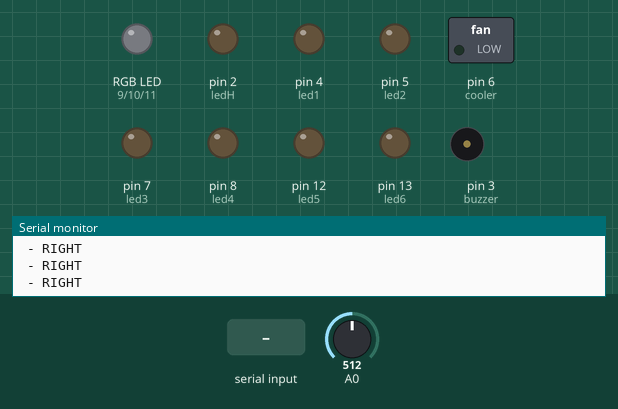
Simulated run of this sketch. Board: Arduino Mega 2560, built with avr-gcc and run on an emulated ATmega2560. Shown: switched loads named in the sketch (green lamp = pin HIGH), an RGB LED mixed from three pins (HIGH = lit), output pins drawn as LEDs (lit = HIGH), buzzer (waves = sounding), the last lines printed to the serial monitor. Dashed ring = blinking. The test bench sets the inputs (shaded band); at power-on: A0 = 512. Dim RGB values are drawn brighter than linear.

Above: at 1.2 s.
1.3 s: A0 set to 588
2.8 s: A0 set to 612
At 5.5 s:
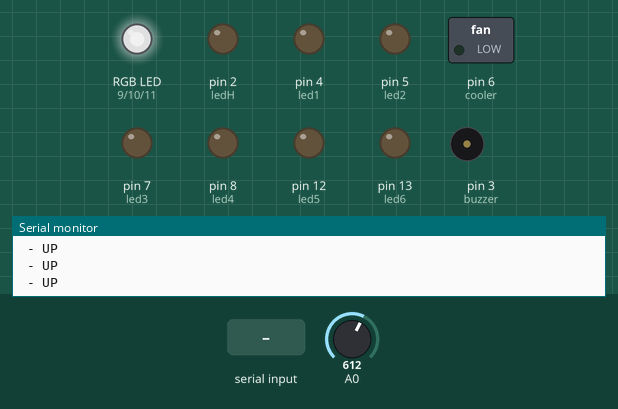
5.8 s: "hlp" received over the second serial link
At 7.3 s:
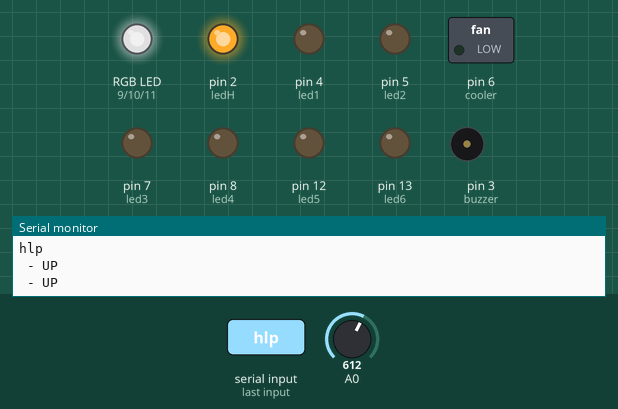
8.8 s: A0 set to 410
11.8 s: A0 set to 385
At 12.4 s:
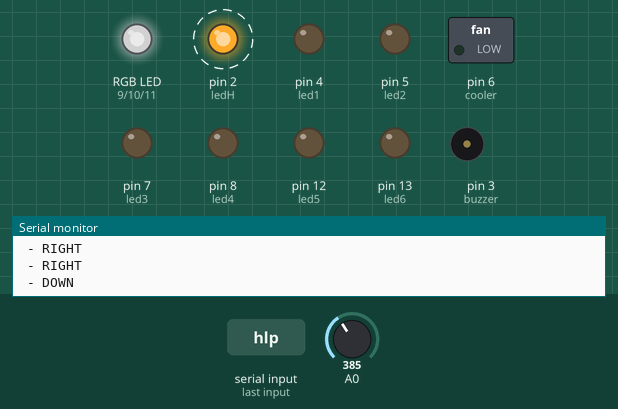
14.8 s: "blu" received over the second serial link
At 15.4 s:
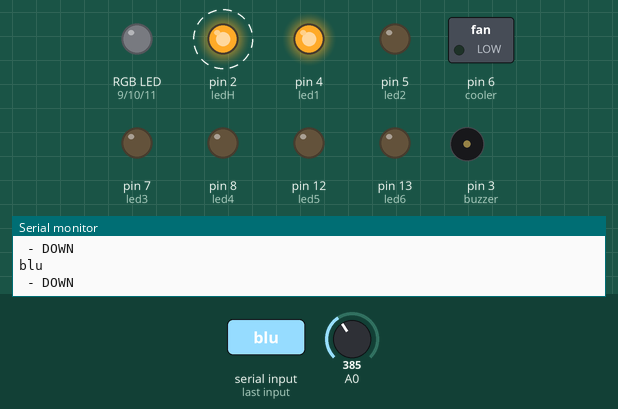
Timing chart, 0 to 18.8 s (numbered marks = the images above; inputs shaded):
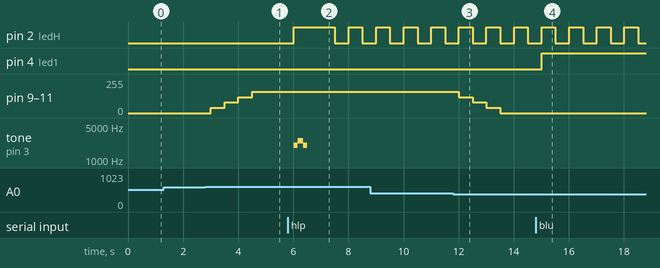

The sketch:

arduino-code.ino
```cpp
#include <Timer.h>

Timer t;

String comando = "";
int brilho = 0;
int leds = 0;

//Define estados iniciais
boolean status7 = false;
boolean status8 = false;

//Define os leds
int ledR = 9;
int ledG = 10;
int ledB = 11;
int cooler = 6;

int ledH = 2;
int buzzer = 3;

int led1 = 4;
int led2 = 5;
int led3 = 7;
int led4 = 8;
int led5 = 12;
int led6 = 13;

void setup()
{
  //Inicia a serial
  Serial.begin(115200);
  Serial1.begin(38400);

  //Inicia os leds desligados
  pinMode(ledR, OUTPUT);
  pinMode(ledG, OUTPUT);
  pinMode(ledB, OUTPUT);
  pinMode(cooler, OUTPUT);

  pinMode(ledH, OUTPUT);
  pinMode(buzzer, OUTPUT);

  pinMode(led1, OUTPUT);
  pinMode(led2, OUTPUT);
  pinMode(led3, OUTPUT);
  pinMode(led4, OUTPUT);
  pinMode(led5, OUTPUT);
  pinMode(led6, OUTPUT);

  digitalWrite(ledR, LOW);
  digitalWrite(ledG, LOW);
  digitalWrite(ledB, LOW);
  digitalWrite(cooler, LOW);

  digitalWrite(ledH, LOW);
  digitalWrite(buzzer, LOW);

  digitalWrite(led1, LOW);
  digitalWrite(led2, LOW);
  digitalWrite(led3, LOW);
  digitalWrite(led4, LOW);
  digitalWrite(led5, LOW);
  digitalWrite(led6, LOW);

  t.oscillate(ledH, 250, LOW);

}

void loop()
{

// Controle por App

  if (Serial1.available())
  {
    while (Serial1.available())
    {
      comando += (char)Serial1.read();
      delay(1);
    }

    Serial.println(comando);

    if (comando == "red") {
      if (brilho >= 40) {
        brilho -= 40;
        analogWrite(ledR, brilho);
        analogWrite(ledG, brilho);
        analogWrite(ledB, brilho);
      }
    }

    if (comando == "ylw") {
      if (brilho < 160) {
        brilho += 40;
        analogWrite(ledR, brilho);
        analogWrite(ledG, brilho);
        analogWrite(ledB, brilho);
      }
    }

    if (comando == "grn") {
      if (leds > 0) {
        if (leds == 6) {
          digitalWrite(led6, LOW);
        }
        if (leds == 5) {
          digitalWrite(led5, LOW);
        }
        if (leds == 4) {
          digitalWrite(led4, LOW);
        }
        if (leds == 3) {
          digitalWrite(led3, LOW);
        }
        if (leds == 2) {
          digitalWrite(led2, LOW);
        }
        if (leds == 1) {
          digitalWrite(led1, LOW);
        }
        leds -= 1;
      }
    }

    if (comando == "blu") {
      if (leds < 6) {
        if (leds == 5) {
          digitalWrite(led6, HIGH);
        }
        if (leds == 4) {
          digitalWrite(led5, HIGH);
        }
        if (leds == 3) {
          digitalWrite(led4, HIGH);
        }
        if (leds == 2) {
          digitalWrite(led3, HIGH);
        }
        if (leds == 1) {
          digitalWrite(led2, HIGH);
        }
        if (leds == 0) {
          digitalWrite(led1, HIGH);
        }
        leds += 1;
      }
    }

    if (comando == "fan") {
      if (status7) {
        digitalWrite(cooler, LOW);
        status7 = false;
      } else {
        analogWrite(cooler, 125);
        status7 = true;
      }
    }

    if (comando == "hlp") {
      if (status8) {
        digitalWrite(ledH, LOW);
        status8 = false;
      } else {
        digitalWrite(ledH, HIGH);

        tone(buzzer, 2000);
        delay(150);
        tone(buzzer, 2500);
        delay(200);
        tone(buzzer, 2000);
        delay(150);
        noTone(buzzer);

        status8 = true;
      }
    }

    comando = "";

  }

// Controle por botões

  int btnPress = analogRead(0);

  if (btnPress > 0) {
    //Serial.print ( "Botao pressionado: ");
    //Serial.print ( btnPress );

    if (btnPress < 100) {
      //Serial.println (" - ");
    }

    else if (btnPress < 200) {
      Serial.println (" - OK");
      if (status7) {
        digitalWrite(cooler, LOW);
        status7 = false;
      } else {
        analogWrite(cooler, 125);
        status7 = true;
      }
      delay(500);
    }

    else if (btnPress < 400) {
      Serial.println (" - DOWN");
      if (brilho >= 40) {
        brilho -= 40;
        analogWrite(ledR, brilho);
        analogWrite(ledG, brilho);
        analogWrite(ledB, brilho);
      }
      delay(500);
    }

    else if (btnPress < 600) {
      Serial.println (" - RIGHT");
      delay(500);
    }

    else if (btnPress < 750) {
      Serial.println (" - UP");
      if (brilho < 160) {
        brilho += 40;
        analogWrite(ledR, brilho);
        analogWrite(ledG, brilho);
        analogWrite(ledB, brilho);
      }
      delay(500);
    }

    else if (btnPress < 900) {
      Serial.println (" - LEFT");
      delay(500);
    }

    else if (btnPress > 1000) {
      Serial.println (" - CANCEL");
      if (status8) {
        digitalWrite(ledH, LOW);
        status8 = false;
        delay(500);
      } else {
        digitalWrite(ledH, HIGH);

        tone(buzzer, 2000);
        delay(150);
        tone(buzzer, 2500);
        delay(200);
        tone(buzzer, 2000);
        delay(150);
        noTone(buzzer);

        status8 = true;
      }
    }

  }

  if (status8) {
    t.update();
  }

}
```

Measured:
- the behaviour switches between 599 and 600 on A0 (found by bisection; images 0 and 1)
- the behaviour switches between 400 and 399 on A0 (found by bisection; images 2 and 3)
- after the input at 2.8 s, pin 9 (ledR), pin 10 (ledG), pin 11 (ledB): 0/255 → 40/255 after 0.20 s, → 80/255 0.50 s later, → 120/255 0.50 s later, → 160/255 0.50 s later
- after the input at 5.8 s, pin 2 (ledH): LOW → HIGH after 0.21 s, → LOW 1.5 s later, → HIGH 0.50 s later, → LOW 0.50 s later; tone on pin 3 (buzzer): silent → 2000 Hz after 0.21 s, → 2500 Hz 0.15 s later, → 2000 Hz 0.20 s later, → silent 0.15 s later
- after the input at 11.8 s, pin 9 (ledR), pin 10 (ledG), pin 11 (ledB): 160/255 → 120/255 after 0.21 s, → 80/255 0.50 s later, → 40/255 0.50 s later, → 0/255 0.50 s later
- after the input at 14.8 s, pin 4 (led1): LOW → HIGH after 0.21 s
